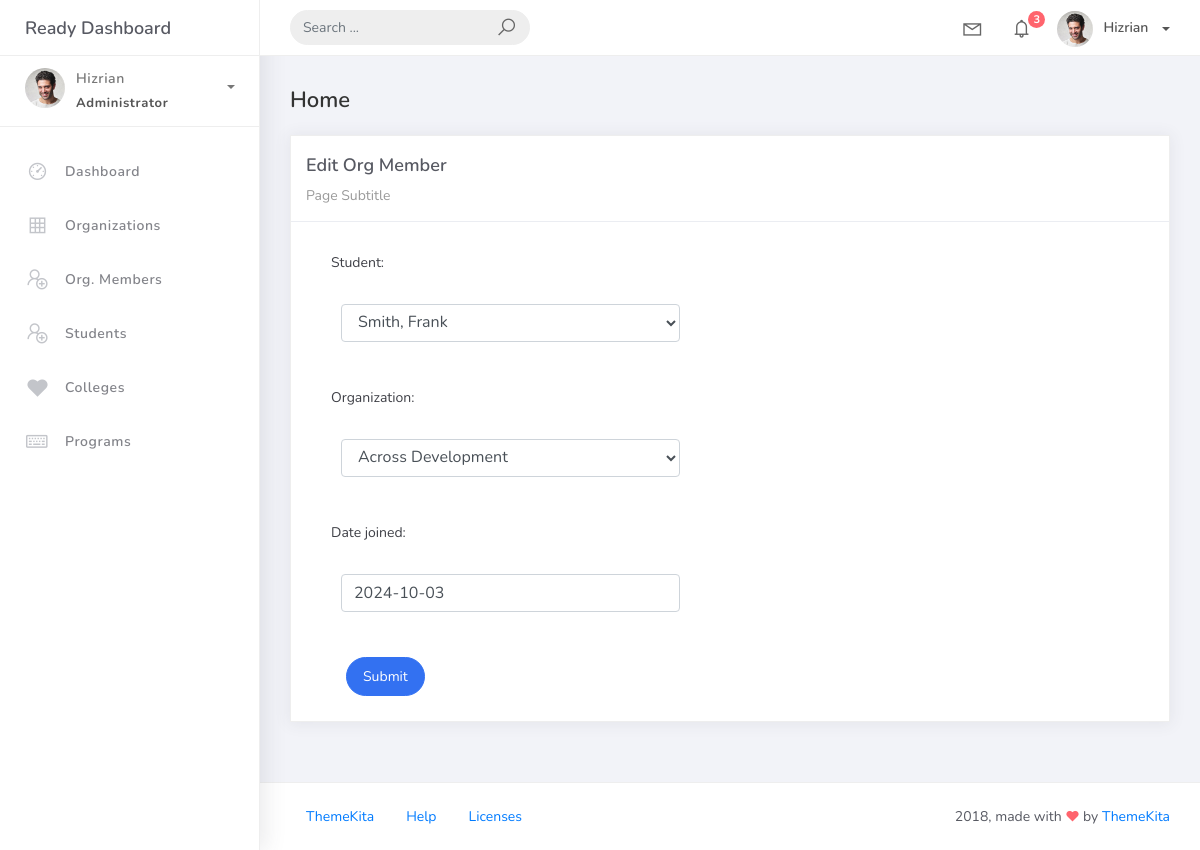
The app's page /orgmember_list/3, older data.
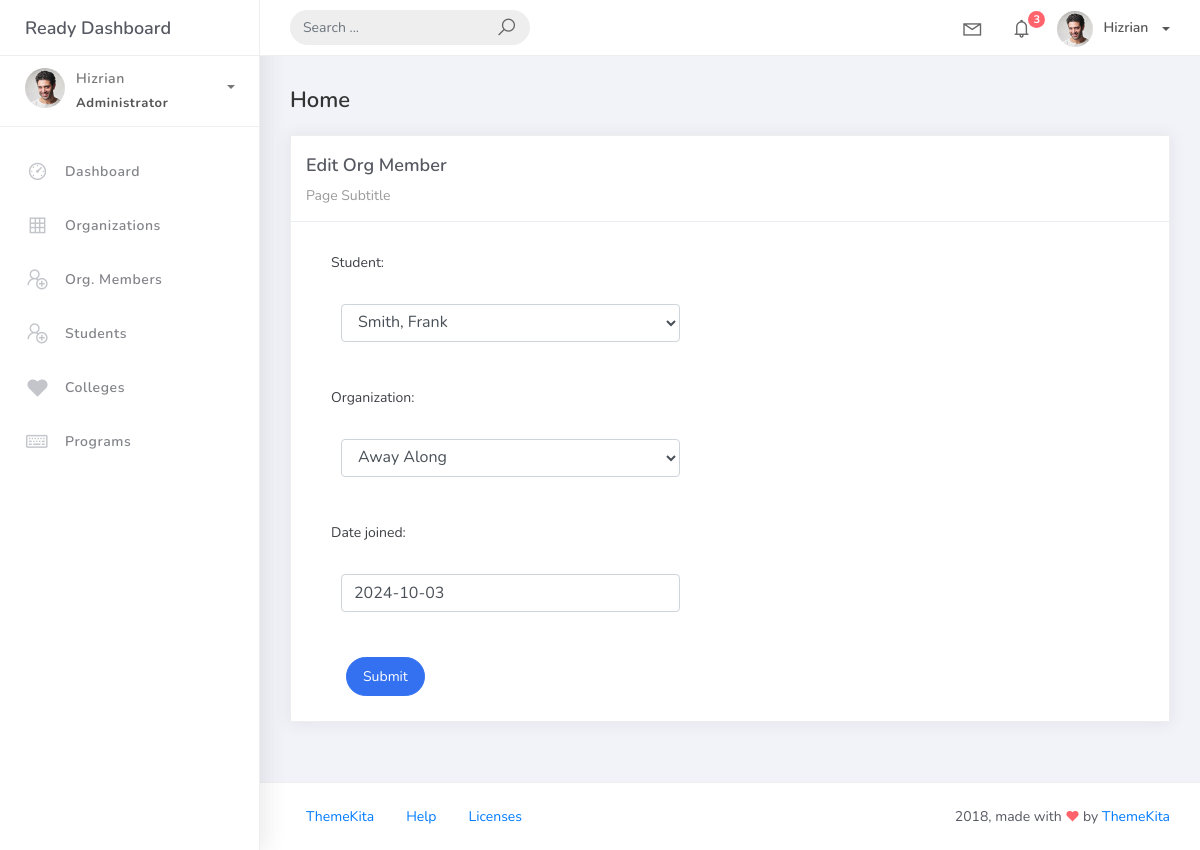
The same page, newer data.
### studentorg/models.py (models this page shows)
class BaseModel(models.Model):
    created_at = models.DateTimeField(auto_now_add=True, db_index=True)
    updated_at = models.DateTimeField(auto_now=True)
    class Meta:
        abstract = True

class OrgMember(BaseModel):
    student = models.ForeignKey(Student, on_delete=models.CASCADE)
    organization = models.ForeignKey(Organization, on_delete=models.CASCADE)
    date_joined = models.DateField()

### studentorg/views.py (the view)
# urls.py: path('orgmember_list/<pk>', OrgaMemberUpdateView.as_view(), name='orgmember-update'),
class OrgaMemberUpdateView(UpdateView):
    model = OrgMember
    form_class = OrgMemberForm
    template_name = 'orgmember_edit.html'
    success_url = reverse_lazy('orgmember-list')

### studentorg/forms.py
class OrgMemberForm(ModelForm):
    class Meta:
        model = OrgMember
        fields = "__all__"

### studentorg/models.py (called while the page is built)
    def __str__(self):
        return self.name

    def __str__(self):
        return f"{self.lastname}, {self.firstname}"

### templates/orgmember_edit.html (shortened to what this page needs)
{% extends 'base.html' %}
{% load static %}
{% block content %}
<div class="content">
    <div class="container-fluid">
        <h4 class="page-title">Home</h4>
        <div class="row">
            <div class="col-md-12">
                <div class="card">
                    <div class="card-header">
                        <div class="card-title">Edit Org Member</div>
                        <div class="card-category">Page Subtitle</div>
                    </div>
                    <div class="col-md-6">
                        <div class="card-body">
                            <form class="" action="" method="post" novalidate>
                                {% include 'includes/form.html' %}
                                <div class="form-group">
                                    <div class="col-md-12 col-sm-3">
                                        <button type="submit" class="btn btn-primary btn-rounded">Submit</button>
                                    </div>
                                </div>
                            </form>
                        </div>
                    </div>
                </div>
            </div>
        </div>
    </div>
</div>
{% endblock %}

### templates/includes/form.html (shortened to what this page needs)
{% load widget_tweaks %}
{% for field in form %}
    <div class="field item form-group">
        <label>{{ field.label_tag }}</label>
        <div class="form-group">
            {% render_field field class="form-control" %}
        </div>
    </div>
{% endfor %}

Row changes from the older to the newer data that the page shows:
changed OrgMember "Smith, Frank": organization "Across Development" → "Away Along"
